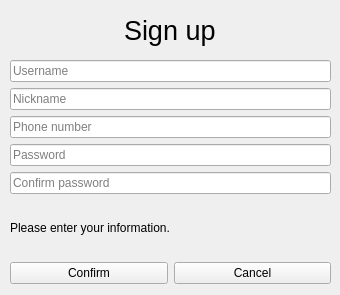
<?xml version="1.0" encoding="UTF-8"?>
<ui version="4.0">
 <class>regi</class>
 <widget class="QWidget" name="regi">
  <property name="geometry">
   <rect>
    <x>0</x>
    <y>0</y>
    <width>340</width>
    <height>295</height>
   </rect>
  </property>
  <property name="windowTitle">
   <string>Form</string>
  </property>
  <widget class="QWidget" name="verticalLayoutWidget_2">
   <property name="geometry">
    <rect>
     <x>10</x>
     <y>60</y>
     <width>321</width>
     <height>224</height>
    </rect>
   </property>
   <layout class="QVBoxLayout" name="verticalLayout_2" stretch="0,0,2">
    <item>
     <layout class="QVBoxLayout" name="verticalLayout" stretch="5,0,0,5,0">
      <item>
       <widget class="QLineEdit" name="UsernameEdit">
        <property name="text">
         <string/>
        </property>
        <property name="placeholderText">
         <string>Username</string>
        </property>
       </widget>
      </item>
      <item>
       <widget class="QLineEdit" name="NicknameEdit">
        <property name="text">
         <string/>
        </property>
        <property name="placeholderText">
         <string>Nickname</string>
        </property>
       </widget>
      </item>
      <item>
       <widget class="QLineEdit" name="PhoneEdit">
        <property name="text">
         <string/>
        </property>
        <property name="echoMode">
         <enum>QLineEdit::Normal</enum>
        </property>
        <property name="placeholderText">
         <string>Phone number</string>
        </property>
       </widget>
      </item>
      <item>
       <widget class="QLineEdit" name="PasswordEdit">
        <property name="text">
         <string/>
        </property>
        <property name="echoMode">
         <enum>QLineEdit::Password</enum>
        </property>
        <property name="placeholderText">
         <string>Password</string>
        </property>
       </widget>
      </item>
      <item>
       <widget class="QLineEdit" name="CPasswordEdit">
        <property name="text">
         <string/>
        </property>
        <property name="echoMode">
         <enum>QLineEdit::Password</enum>
        </property>
        <property name="placeholderText">
         <string>Confirm password</string>
        </property>
       </widget>
      </item>
     </layout>
    </item>
    <item>
     <widget class="QLabel" name="promptlabel">
      <property name="text">
       <string>Please enter your information.</string>
      </property>
     </widget>
    </item>
    <item>
     <layout class="QHBoxLayout" name="horizontalLayout">
      <item>
       <widget class="QPushButton" name="confirmButton">
        <property name="text">
         <string>Confirm</string>
        </property>
       </widget>
      </item>
      <item>
       <widget class="QPushButton" name="cancelButton">
        <property name="text">
         <string>Cancel</string>
        </property>
       </widget>
      </item>
     </layout>
    </item>
   </layout>
  </widget>
  <widget class="QWidget" name="layoutWidget">
   <property name="geometry">
    <rect>
     <x>10</x>
     <y>10</y>
     <width>319</width>
     <height>41</height>
    </rect>
   </property>
   <layout class="QHBoxLayout" name="horizontalLayout_2">
    <item>
     <spacer name="horizontalSpacer">
      <property name="orientation">
       <enum>Qt::Horizontal</enum>
      </property>
      <property name="sizeHint" stdset="0">
       <size>
        <width>40</width>
        <height>20</height>
       </size>
      </property>
     </spacer>
    </item>
    <item>
     <widget class="QLabel" name="label">
      <property name="font">
       <font>
        <pointsize>20</pointsize>
       </font>
      </property>
      <property name="layoutDirection">
       <enum>Qt::LeftToRight</enum>
      </property>
      <property name="text">
       <string>Sign up</string>
      </property>
      <property name="textFormat">
       <enum>Qt::AutoText</enum>
      </property>
     </widget>
    </item>
    <item>
     <spacer name="horizontalSpacer_2">
      <property name="orientation">
       <enum>Qt::Horizontal</enum>
      </property>
      <property name="sizeHint" stdset="0">
       <size>
        <width>40</width>
        <height>20</height>
       </size>
      </property>
     </spacer>
    </item>
   </layout>
  </widget>
 </widget>
 <resources/>
 <connections/>
</ui>
